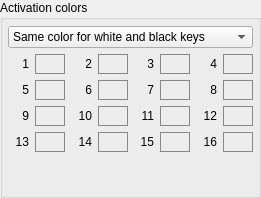
         <widget class="QGroupBox" name="groupBox_7">
          <property name="title">
           <string>Activation colors</string>
          </property>
          <layout class="QGridLayout" name="gridLayout_12">
           <property name="leftMargin">
            <number>5</number>
           </property>
           <property name="topMargin">
            <number>6</number>
           </property>
           <property name="rightMargin">
            <number>5</number>
           </property>
           <property name="bottomMargin">
            <number>3</number>
           </property>
           <item row="2" column="2">
            <widget class="QLabel" name="label_11">
             <property name="maximumSize">
              <size>
               <width>30</width>
               <height>16777215</height>
              </size>
             </property>
             <property name="text">
              <string>6</string>
             </property>
             <property name="alignment">
              <set>Qt::AlignRight|Qt::AlignTrailing|Qt::AlignVCenter</set>
             </property>
            </widget>
           </item>
           <item row="4" column="5">
            <widget class="QPushButton" name="pushColor15">
             <property name="minimumSize">
              <size>
               <width>30</width>
               <height>20</height>
              </size>
             </property>
             <property name="maximumSize">
              <size>
               <width>30</width>
               <height>20</height>
              </size>
             </property>
             <property name="styleSheet">
              <string notr="true">QPushButton
{
	border: 1px solid #888;
}</string>
             </property>
             <property name="text">
              <string/>
             </property>
             <property name="flat">
              <bool>true</bool>
             </property>
            </widget>
           </item>
           <item row="1" column="0">
            <widget class="QLabel" name="label_4">
             <property name="maximumSize">
              <size>
               <width>30</width>
               <height>16777215</height>
              </size>
             </property>
             <property name="text">
              <string>1</string>
             </property>
             <property name="alignment">
              <set>Qt::AlignRight|Qt::AlignTrailing|Qt::AlignVCenter</set>
             </property>
            </widget>
           </item>
           <item row="2" column="3">
            <widget class="QPushButton" name="pushColor6">
             <property name="minimumSize">
              <size>
               <width>30</width>
               <height>20</height>
              </size>
             </property>
             <property name="maximumSize">
              <size>
               <width>30</width>
               <height>20</height>
              </size>
             </property>
             <property name="styleSheet">
              <string notr="true">QPushButton
{
	border: 1px solid #888;
}</string>
             </property>
             <property name="text">
              <string/>
             </property>
             <property name="flat">
              <bool>true</bool>
             </property>
            </widget>
           </item>
           <item row="2" column="1">
            <widget class="QPushButton" name="pushColor5">
             <property name="minimumSize">
              <size>
               <width>30</width>
               <height>20</height>
              </size>
             </property>
             <property name="maximumSize">
              <size>
               <width>30</width>
               <height>20</height>
              </size>
             </property>
             <property name="styleSheet">
              <string notr="true">QPushButton
{
	border: 1px solid #888;
}</string>
             </property>
             <property name="text">
              <string/>
             </property>
             <property name="flat">
              <bool>true</bool>
             </property>
            </widget>
           </item>
           <item row="5" column="1">
            <spacer name="verticalSpacer_9">
             <property name="orientation">
              <enum>Qt::Vertical</enum>
             </property>
             <property name="sizeHint" stdset="0">
              <size>
               <width>20</width>
               <height>40</height>
              </size>
             </property>
            </spacer>
           </item>
           <item row="2" column="5">
            <widget class="QPushButton" name="pushColor7">
             <property name="minimumSize">
              <size>
               <width>30</width>
               <height>20</height>
              </size>
             </property>
             <property name="maximumSize">
              <size>
               <width>30</width>
               <height>20</height>
              </size>
             </property>
             <property name="styleSheet">
              <string notr="true">QPushButton
{
	border: 1px solid #888;
}</string>
             </property>
             <property name="text">
              <string/>
             </property>
             <property name="flat">
              <bool>true</bool>
             </property>
            </widget>
           </item>
           <item row="2" column="4">
            <widget class="QLabel" name="label_14">
             <property name="maximumSize">
              <size>
               <width>30</width>
               <height>16777215</height>
              </size>
             </property>
             <property name="text">
              <string>7</string>
             </property>
             <property name="alignment">
              <set>Qt::AlignRight|Qt::AlignTrailing|Qt::AlignVCenter</set>
             </property>
            </widget>
           </item>
           <item row="4" column="1">
            <widget class="QPushButton" name="pushColor13">
             <property name="minimumSize">
              <size>
               <width>30</width>
               <height>20</height>
              </size>
             </property>
             <property name="maximumSize">
              <size>
               <width>30</width>
               <height>20</height>
              </size>
             </property>
             <property name="styleSheet">
              <string notr="true">QPushButton
{
	border: 1px solid #888;
}</string>
             </property>
             <property name="text">
              <string/>
             </property>
             <property name="flat">
              <bool>true</bool>
             </property>
            </widget>
           </item>
           <item row="1" column="6">
            <widget class="QLabel" name="label_7">
             <property name="maximumSize">
              <size>
               <width>30</width>
               <height>16777215</height>
              </size>
             </property>
             <property name="text">
              <string>4</string>
             </property>
             <property name="alignment">
              <set>Qt::AlignRight|Qt::AlignTrailing|Qt::AlignVCenter</set>
             </property>
            </widget>
           </item>
           <item row="4" column="4">
            <widget class="QLabel" name="label_16">
             <property name="maximumSize">
              <size>
               <width>30</width>
               <height>16777215</height>
              </size>
             </property>
             <property name="text">
              <string>15</string>
             </property>
             <property name="alignment">
              <set>Qt::AlignRight|Qt::AlignTrailing|Qt::AlignVCenter</set>
             </property>
            </widget>
           </item>
           <item row="3" column="6">
            <widget class="QLabel" name="label_18">
             <property name="maximumSize">
              <size>
               <width>30</width>
               <height>16777215</height>
              </size>
             </property>
             <property name="text">
              <string>12</string>
             </property>
             <property name="alignment">
              <set>Qt::AlignRight|Qt::AlignTrailing|Qt::AlignVCenter</set>
             </property>
            </widget>
           </item>
           <item row="3" column="2">
            <widget class="QLabel" name="label_12">
             <property name="maximumSize">
              <size>
               <width>30</width>
               <height>16777215</height>
              </size>
             </property>
             <property name="text">
              <string>10</string>
             </property>
             <property name="alignment">
              <set>Qt::AlignRight|Qt::AlignTrailing|Qt::AlignVCenter</set>
             </property>
            </widget>
           </item>
           <item row="3" column="1">
            <widget class="QPushButton" name="pushColor9">
             <property name="minimumSize">
              <size>
               <width>30</width>
               <height>20</height>
              </size>
             </property>
             <property name="maximumSize">
              <size>
               <width>30</width>
               <height>20</height>
              </size>
             </property>
             <property name="styleSheet">
              <string notr="true">QPushButton
{
	border: 1px solid #888;
}</string>
             </property>
             <property name="text">
              <string/>
             </property>
             <property name="flat">
              <bool>true</bool>
             </property>
            </widget>
           </item>
           <item row="0" column="0" colspan="8">
            <widget class="QComboBox" name="comboColorationType">
             <item>
              <property name="text">
               <string>Same color for white and black keys</string>
              </property>
             </item>
             <item>
              <property name="text">
               <string>Different colors for white and black keys</string>
              </property>
             </item>
             <item>
              <property name="text">
               <string>One color per channel</string>
              </property>
             </item>
             <item>
              <property name="text">
               <string>One color per degree</string>
              </property>
             </item>
             <item>
              <property name="text">
               <string>No coloration</string>
              </property>
             </item>
            </widget>
           </item>
           <item row="4" column="3">
            <widget class="QPushButton" name="pushColor14">
             <property name="minimumSize">
              <size>
               <width>30</width>
               <height>20</height>
              </size>
             </property>
             <property name="maximumSize">
              <size>
               <width>30</width>
               <height>20</height>
              </size>
             </property>
             <property name="styleSheet">
              <string notr="true">QPushButton
{
	border: 1px solid #888;
}</string>
             </property>
             <property name="text">
              <string/>
             </property>
             <property name="flat">
              <bool>true</bool>
             </property>
            </widget>
           </item>
           <item row="4" column="7">
            <widget class="QPushButton" name="pushColor16">
             <property name="minimumSize">
              <size>
               <width>30</width>
               <height>20</height>
              </size>
             </property>
             <property name="maximumSize">
              <size>
               <width>30</width>
               <height>20</height>
              </size>
             </property>
             <property name="styleSheet">
              <string notr="true">QPushButton
{
	border: 1px solid #888;
}</string>
             </property>
             <property name="text">
              <string/>
             </property>
             <property name="flat">
              <bool>true</bool>
             </property>
            </widget>
           </item>
           <item row="3" column="0">
            <widget class="QLabel" name="label_9">
             <property name="maximumSize">
              <size>
               <width>30</width>
               <height>16777215</height>
              </size>
             </property>
             <property name="text">
              <string>9</string>
             </property>
             <property name="alignment">
              <set>Qt::AlignRight|Qt::AlignTrailing|Qt::AlignVCenter</set>
             </property>
            </widget>
           </item>
           <item row="2" column="0">
            <widget class="QLabel" name="label_8">
             <property name="maximumSize">
              <size>
               <width>30</width>
               <height>16777215</height>
              </size>
             </property>
             <property name="text">
              <string>5</string>
             </property>
             <property name="alignment">
              <set>Qt::AlignRight|Qt::AlignTrailing|Qt::AlignVCenter</set>
             </property>
            </widget>
           </item>
           <item row="1" column="1">
            <widget class="QPushButton" name="pushColor1">
             <property name="minimumSize">
              <size>
               <width>30</width>
               <height>20</height>
              </size>
             </property>
             <property name="maximumSize">
              <size>
               <width>30</width>
               <height>20</height>
              </size>
             </property>
             <property name="styleSheet">
              <string notr="true">QPushButton
{
	border: 1px solid #888;
}</string>
             </property>
             <property name="text">
              <string/>
             </property>
             <property name="flat">
              <bool>true</bool>
             </property>
            </widget>
           </item>
           <item row="2" column="6">
            <widget class="QLabel" name="label_17">
             <property name="maximumSize">
              <size>
               <width>30</width>
               <height>16777215</height>
              </size>
             </property>
             <property name="text">
              <string>8</string>
             </property>
             <property name="alignment">
              <set>Qt::AlignRight|Qt::AlignTrailing|Qt::AlignVCenter</set>
             </property>
            </widget>
           </item>
           <item row="3" column="3">
            <widget class="QPushButton" name="pushColor10">
             <property name="minimumSize">
              <size>
               <width>30</width>
               <height>20</height>
              </size>
             </property>
             <property name="maximumSize">
              <size>
               <width>30</width>
               <height>20</height>
              </size>
             </property>
             <property name="styleSheet">
              <string notr="true">QPushButton
{
	border: 1px solid #888;
}</string>
             </property>
             <property name="text">
              <string/>
             </property>
             <property name="flat">
              <bool>true</bool>
             </property>
            </widget>
           </item>
           <item row="1" column="2">
            <widget class="QLabel" name="label_5">
             <property name="maximumSize">
              <size>
               <width>30</width>
               <height>16777215</height>
              </size>
             </property>
             <property name="text">
              <string>2</string>
             </property>
             <property name="alignment">
              <set>Qt::AlignRight|Qt::AlignTrailing|Qt::AlignVCenter</set>
             </property>
            </widget>
           </item>
           <item row="3" column="4">
            <widget class="QLabel" name="label_15">
             <property name="maximumSize">
              <size>
               <width>30</width>
               <height>16777215</height>
              </size>
             </property>
             <property name="text">
              <string>11</string>
             </property>
             <property name="alignment">
              <set>Qt::AlignRight|Qt::AlignTrailing|Qt::AlignVCenter</set>
             </property>
            </widget>
           </item>
           <item row="4" column="6">
            <widget class="QLabel" name="label_19">
             <property name="maximumSize">
              <size>
               <width>30</width>
               <height>16777215</height>
              </size>
             </property>
             <property name="text">
              <string>16</string>
             </property>
             <property name="alignment">
              <set>Qt::AlignRight|Qt::AlignTrailing|Qt::AlignVCenter</set>
             </property>
            </widget>
           </item>
           <item row="1" column="5">
            <widget class="QPushButton" name="pushColor3">
             <property name="minimumSize">
              <size>
               <width>30</width>
               <height>20</height>
              </size>
             </property>
             <property name="maximumSize">
              <size>
               <width>30</width>
               <height>20</height>
              </size>
             </property>
             <property name="styleSheet">
              <string notr="true">QPushButton
{
	border: 1px solid #888;
}</string>
             </property>
             <property name="text">
              <string/>
             </property>
             <property name="flat">
              <bool>true</bool>
             </property>
            </widget>
           </item>
           <item row="2" column="7">
            <widget class="QPushButton" name="pushColor8">
             <property name="minimumSize">
              <size>
               <width>30</width>
               <height>20</height>
              </size>
             </property>
             <property name="maximumSize">
              <size>
               <width>30</width>
               <height>20</height>
              </size>
             </property>
             <property name="styleSheet">
              <string notr="true">QPushButton
{
	border: 1px solid #888;
}</string>
             </property>
             <property name="text">
              <string/>
             </property>
             <property name="flat">
              <bool>true</bool>
             </property>
            </widget>
           </item>
           <item row="1" column="7">
            <widget class="QPushButton" name="pushColor4">
             <property name="minimumSize">
              <size>
               <width>30</width>
               <height>20</height>
              </size>
             </property>
             <property name="maximumSize">
              <size>
               <width>30</width>
               <height>20</height>
              </size>
             </property>
             <property name="styleSheet">
              <string notr="true">QPushButton
{
	border: 1px solid #888;
}</string>
             </property>
             <property name="text">
              <string/>
             </property>
             <property name="flat">
              <bool>true</bool>
             </property>
            </widget>
           </item>
           <item row="3" column="7">
            <widget class="QPushButton" name="pushColor12">
             <property name="minimumSize">
              <size>
               <width>30</width>
               <height>20</height>
              </size>
             </property>
             <property name="maximumSize">
              <size>
               <width>30</width>
               <height>20</height>
              </size>
             </property>
             <property name="styleSheet">
              <string notr="true">QPushButton
{
	border: 1px solid #888;
}</string>
             </property>
             <property name="text">
              <string/>
             </property>
             <property name="flat">
              <bool>true</bool>
             </property>
            </widget>
           </item>
           <item row="1" column="3">
            <widget class="QPushButton" name="pushColor2">
             <property name="minimumSize">
              <size>
               <width>30</width>
               <height>20</height>
              </size>
             </property>
             <property name="maximumSize">
              <size>
               <width>30</width>
               <height>20</height>
              </size>
             </property>
             <property name="styleSheet">
              <string notr="true">QPushButton
{
	border: 1px solid #888;
}</string>
             </property>
             <property name="text">
              <string/>
             </property>
             <property name="flat">
              <bool>true</bool>
             </property>
            </widget>
           </item>
           <item row="4" column="0">
            <widget class="QLabel" name="label_10">
             <property name="maximumSize">
              <size>
               <width>30</width>
               <height>16777215</height>
              </size>
             </property>
             <property name="text">
              <string>13</string>
             </property>
             <property name="alignment">
              <set>Qt::AlignRight|Qt::AlignTrailing|Qt::AlignVCenter</set>
             </property>
            </widget>
           </item>
           <item row="1" column="4">
            <widget class="QLabel" name="label_6">
             <property name="maximumSize">
              <size>
               <width>30</width>
               <height>16777215</height>
              </size>
             </property>
             <property name="text">
              <string>3</string>
             </property>
             <property name="alignment">
              <set>Qt::AlignRight|Qt::AlignTrailing|Qt::AlignVCenter</set>
             </property>
            </widget>
           </item>
           <item row="4" column="2">
            <widget class="QLabel" name="label_13">
             <property name="maximumSize">
              <size>
               <width>30</width>
               <height>16777215</height>
              </size>
             </property>
             <property name="text">
              <string>14</string>
             </property>
             <property name="alignment">
              <set>Qt::AlignRight|Qt::AlignTrailing|Qt::AlignVCenter</set>
             </property>
            </widget>
           </item>
           <item row="3" column="5">
            <widget class="QPushButton" name="pushColor11">
             <property name="minimumSize">
              <size>
               <width>30</width>
               <height>20</height>
              </size>
             </property>
             <property name="maximumSize">
              <size>
               <width>30</width>
               <height>20</height>
              </size>
             </property>
             <property name="styleSheet">
              <string notr="true">QPushButton
{
	border: 1px solid #888;
}</string>
             </property>
             <property name="text">
              <string/>
             </property>
             <property name="flat">
              <bool>true</bool>
             </property>
            </widget>
           </item>
          </layout>
         </widget>
